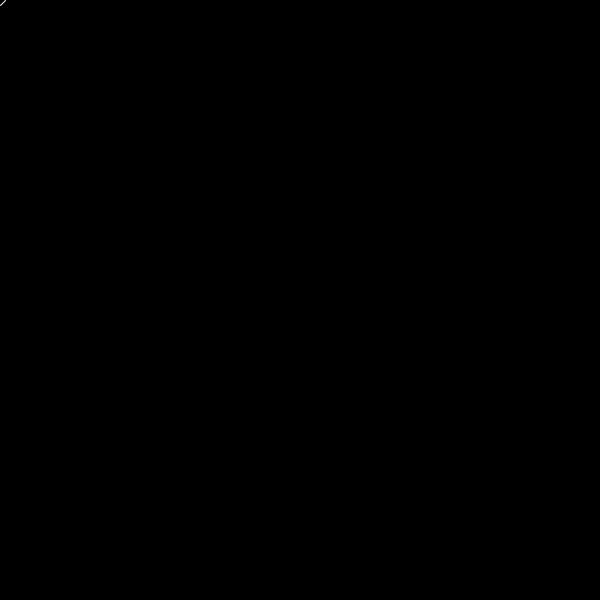
Frame 1 (no input)
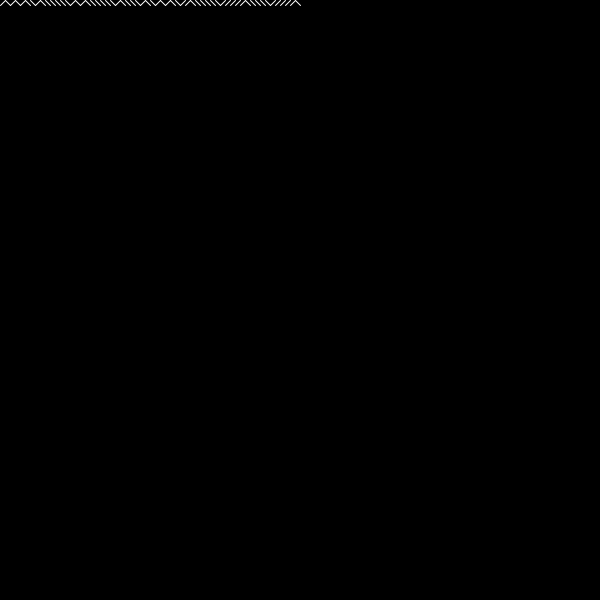
Frame 60 (the mouse pressed at the canvas centre just before this capture)
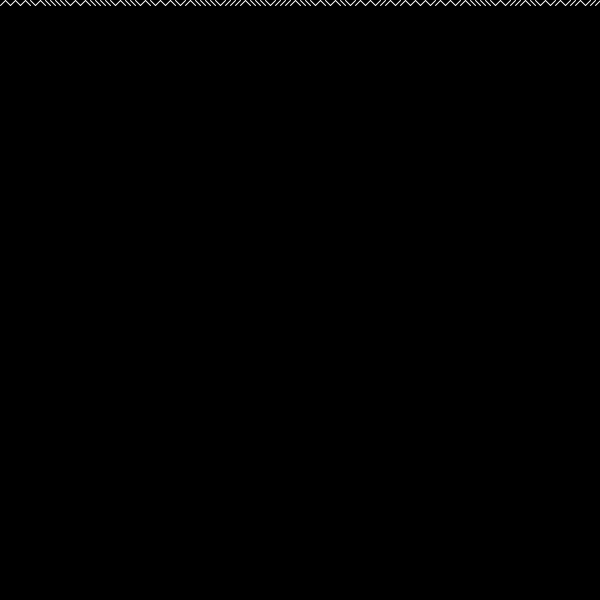
Frame 120 (the mouse held since frame 60 and released just before this capture)

The Processing sketch that drew these frames (run headless with seeded random() and noise(); from frame 60 on, the mouse is pressed at the canvas centre):

// Processing sketch: sketch__10Print
// ── sketch__10Print.pde
float x = 0;
float y = 0;
float spce = 5;

void setup() {
  size(600, 600);
  background(0);
}

void draw() {
  stroke(255);
  if (random(1) < 0.5) {
    line(x, y, x + spce, y + spce);
  } else {
    line(x, y +spce, x + spce, y);
  }
  x += spce;
  if (x > width) {
    x = 0;
    y += spce;
  }
  if (y > height) {
    noLoop();
  }
}
